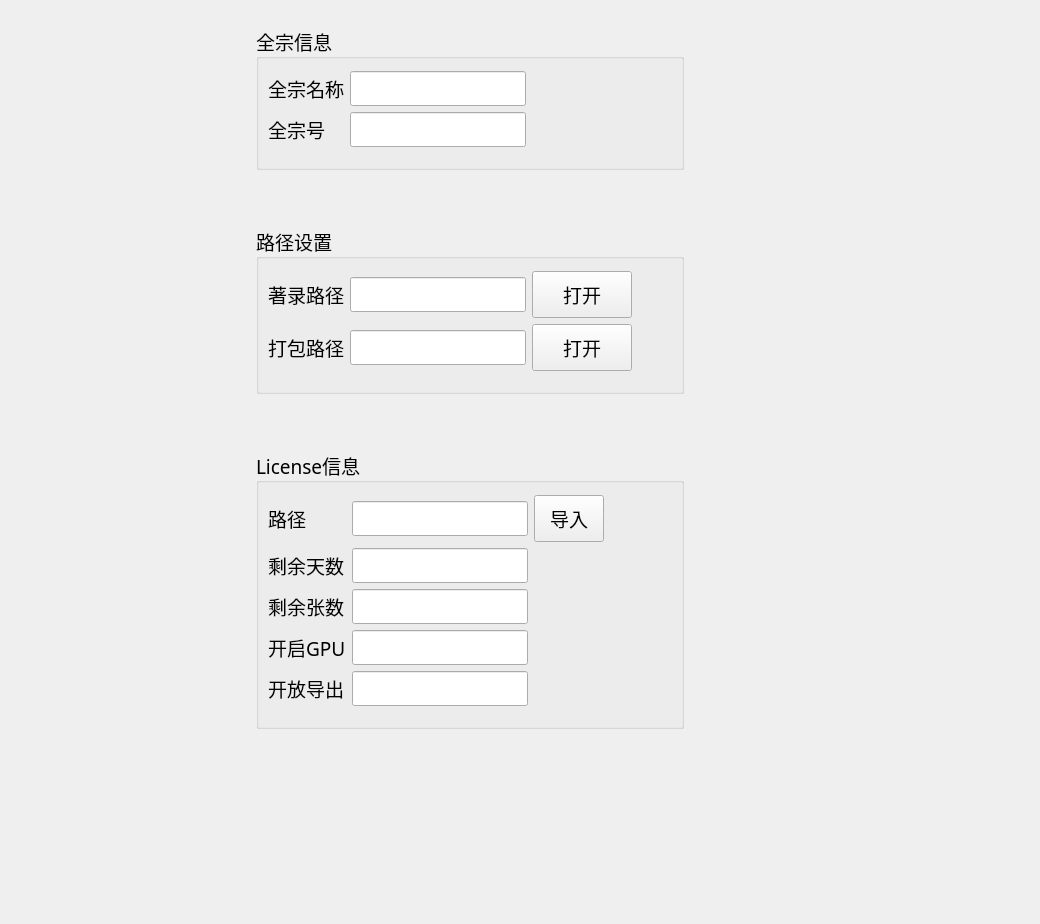
      <widget class="QWidget" name="setting_tab">
       <property name="font">
        <font>
         <family>新宋体</family>
         <pointsize>14</pointsize>
        </font>
       </property>
       <attribute name="icon">
        <iconset>
         <normaloff>icon/setting.png</normaloff>icon/setting.png</iconset>
       </attribute>
       <attribute name="title">
        <string>系统设置</string>
       </attribute>
       <layout class="QGridLayout" name="gridLayout_32">
        <item row="0" column="1">
         <spacer name="verticalSpacer_12">
          <property name="orientation">
           <enum>Qt::Vertical</enum>
          </property>
          <property name="sizeType">
           <enum>QSizePolicy::Fixed</enum>
          </property>
          <property name="sizeHint" stdset="0">
           <size>
            <width>20</width>
            <height>15</height>
           </size>
          </property>
         </spacer>
        </item>
        <item row="1" column="0">
         <spacer name="horizontalSpacer_33">
          <property name="orientation">
           <enum>Qt::Horizontal</enum>
          </property>
          <property name="sizeType">
           <enum>QSizePolicy::Preferred</enum>
          </property>
          <property name="sizeHint" stdset="0">
           <size>
            <width>245</width>
            <height>49</height>
           </size>
          </property>
         </spacer>
        </item>
        <item row="1" column="1">
         <widget class="QGroupBox" name="groupBox_2">
          <property name="sizePolicy">
           <sizepolicy hsizetype="Preferred" vsizetype="Preferred">
            <horstretch>0</horstretch>
            <verstretch>0</verstretch>
           </sizepolicy>
          </property>
          <property name="font">
           <font>
            <family>新宋体</family>
            <pointsize>14</pointsize>
           </font>
          </property>
          <property name="title">
           <string>全宗信息</string>
          </property>
          <layout class="QGridLayout" name="gridLayout_28">
           <property name="topMargin">
            <number>12</number>
           </property>
           <property name="bottomMargin">
            <number>20</number>
           </property>
           <item row="1" column="0">
            <widget class="QLabel" name="label_93">
             <property name="font">
              <font>
               <family>新宋体</family>
               <pointsize>14</pointsize>
              </font>
             </property>
             <property name="text">
              <string>全宗号</string>
             </property>
            </widget>
           </item>
           <item row="0" column="1">
            <widget class="QLineEdit" name="fonds_name_in_setting">
             <property name="font">
              <font>
               <family>新宋体</family>
               <pointsize>14</pointsize>
              </font>
             </property>
            </widget>
           </item>
           <item row="0" column="2">
            <spacer name="horizontalSpacer_21">
             <property name="orientation">
              <enum>Qt::Horizontal</enum>
             </property>
             <property name="sizeType">
              <enum>QSizePolicy::Expanding</enum>
             </property>
             <property name="sizeHint" stdset="0">
              <size>
               <width>40</width>
               <height>20</height>
              </size>
             </property>
            </spacer>
           </item>
           <item row="1" column="1">
            <widget class="QLineEdit" name="fonds_code_in_setting">
             <property name="font">
              <font>
               <family>新宋体</family>
               <pointsize>14</pointsize>
              </font>
             </property>
            </widget>
           </item>
           <item row="0" column="0">
            <widget class="QLabel" name="label_92">
             <property name="font">
              <font>
               <family>新宋体</family>
               <pointsize>14</pointsize>
              </font>
             </property>
             <property name="text">
              <string>全宗名称</string>
             </property>
            </widget>
           </item>
          </layout>
         </widget>
        </item>
        <item row="1" column="2">
         <spacer name="horizontalSpacer_30">
          <property name="orientation">
           <enum>Qt::Horizontal</enum>
          </property>
          <property name="sizeType">
           <enum>QSizePolicy::Preferred</enum>
          </property>
          <property name="sizeHint" stdset="0">
           <size>
            <width>342</width>
            <height>20</height>
           </size>
          </property>
         </spacer>
        </item>
        <item row="2" column="2">
         <spacer name="verticalSpacer_9">
          <property name="orientation">
           <enum>Qt::Vertical</enum>
          </property>
          <property name="sizeType">
           <enum>QSizePolicy::Fixed</enum>
          </property>
          <property name="sizeHint" stdset="0">
           <size>
            <width>20</width>
            <height>50</height>
           </size>
          </property>
         </spacer>
        </item>
        <item row="3" column="0">
         <spacer name="horizontalSpacer_34">
          <property name="orientation">
           <enum>Qt::Horizontal</enum>
          </property>
          <property name="sizeType">
           <enum>QSizePolicy::Preferred</enum>
          </property>
          <property name="sizeHint" stdset="0">
           <size>
            <width>245</width>
            <height>20</height>
           </size>
          </property>
         </spacer>
        </item>
        <item row="3" column="1">
         <widget class="QGroupBox" name="groupBox">
          <property name="sizePolicy">
           <sizepolicy hsizetype="Preferred" vsizetype="Preferred">
            <horstretch>0</horstretch>
            <verstretch>0</verstretch>
           </sizepolicy>
          </property>
          <property name="font">
           <font>
            <family>新宋体</family>
            <pointsize>14</pointsize>
           </font>
          </property>
          <property name="title">
           <string>路径设置</string>
          </property>
          <layout class="QGridLayout" name="gridLayout_26">
           <property name="topMargin">
            <number>12</number>
           </property>
           <property name="bottomMargin">
            <number>20</number>
           </property>
           <item row="0" column="3">
            <spacer name="horizontalSpacer_22">
             <property name="orientation">
              <enum>Qt::Horizontal</enum>
             </property>
             <property name="sizeType">
              <enum>QSizePolicy::Expanding</enum>
             </property>
             <property name="sizeHint" stdset="0">
              <size>
               <width>40</width>
               <height>20</height>
              </size>
             </property>
            </spacer>
           </item>
           <item row="0" column="1">
            <widget class="QLineEdit" name="description_path_in_setting">
             <property name="sizePolicy">
              <sizepolicy hsizetype="Expanding" vsizetype="Fixed">
               <horstretch>0</horstretch>
               <verstretch>0</verstretch>
              </sizepolicy>
             </property>
             <property name="font">
              <font>
               <family>新宋体</family>
               <pointsize>14</pointsize>
              </font>
             </property>
            </widget>
           </item>
           <item row="0" column="2">
            <widget class="QPushButton" name="select_description_dir_btn">
             <property name="sizePolicy">
              <sizepolicy hsizetype="Preferred" vsizetype="Fixed">
               <horstretch>0</horstretch>
               <verstretch>0</verstretch>
              </sizepolicy>
             </property>
             <property name="font">
              <font>
               <family>新宋体</family>
               <pointsize>14</pointsize>
              </font>
             </property>
             <property name="styleSheet">
              <string notr="true">padding-left: 30px; 
padding-right: 30px;
padding-top: 8px; 
padding-bottom: 8px;</string>
             </property>
             <property name="text">
              <string>打开</string>
             </property>
             <property name="icon">
              <iconset>
               <normaloff>icon/open.png</normaloff>icon/open.png</iconset>
             </property>
             <property name="iconSize">
              <size>
               <width>24</width>
               <height>24</height>
              </size>
             </property>
            </widget>
           </item>
           <item row="1" column="1">
            <widget class="QLineEdit" name="package_path_in_setting">
             <property name="sizePolicy">
              <sizepolicy hsizetype="Expanding" vsizetype="Fixed">
               <horstretch>0</horstretch>
               <verstretch>0</verstretch>
              </sizepolicy>
             </property>
             <property name="font">
              <font>
               <family>新宋体</family>
               <pointsize>14</pointsize>
              </font>
             </property>
            </widget>
           </item>
           <item row="0" column="0">
            <widget class="QLabel" name="label_75">
             <property name="font">
              <font>
               <family>新宋体</family>
               <pointsize>14</pointsize>
              </font>
             </property>
             <property name="text">
              <string>著录路径</string>
             </property>
            </widget>
           </item>
           <item row="1" column="2">
            <widget class="QPushButton" name="select_package_dir_btn">
             <property name="sizePolicy">
              <sizepolicy hsizetype="Preferred" vsizetype="Fixed">
               <horstretch>0</horstretch>
               <verstretch>0</verstretch>
              </sizepolicy>
             </property>
             <property name="font">
              <font>
               <family>新宋体</family>
               <pointsize>14</pointsize>
              </font>
             </property>
             <property name="styleSheet">
              <string notr="true">padding-left: 30px; 
padding-right: 30px;
padding-top: 8px; 
padding-bottom: 8px;</string>
             </property>
             <property name="text">
              <string>打开</string>
             </property>
             <property name="icon">
              <iconset>
               <normaloff>icon/open.png</normaloff>icon/open.png</iconset>
             </property>
             <property name="iconSize">
              <size>
               <width>24</width>
               <height>24</height>
              </size>
             </property>
            </widget>
           </item>
           <item row="1" column="0">
            <widget class="QLabel" name="label_76">
             <property name="font">
              <font>
               <family>新宋体</family>
               <pointsize>14</pointsize>
              </font>
             </property>
             <property name="text">
              <string>打包路径</string>
             </property>
            </widget>
           </item>
          </layout>
         </widget>
        </item>
        <item row="3" column="2">
         <spacer name="horizontalSpacer_31">
          <property name="orientation">
           <enum>Qt::Horizontal</enum>
          </property>
          <property name="sizeType">
           <enum>QSizePolicy::Preferred</enum>
          </property>
          <property name="sizeHint" stdset="0">
           <size>
            <width>345</width>
            <height>140</height>
           </size>
          </property>
         </spacer>
        </item>
        <item row="4" column="2">
         <spacer name="verticalSpacer_10">
          <property name="orientation">
           <enum>Qt::Vertical</enum>
          </property>
          <property name="sizeType">
           <enum>QSizePolicy::Fixed</enum>
          </property>
          <property name="sizeHint" stdset="0">
           <size>
            <width>20</width>
            <height>50</height>
           </size>
          </property>
         </spacer>
        </item>
        <item row="5" column="0">
         <spacer name="horizontalSpacer_35">
          <property name="orientation">
           <enum>Qt::Horizontal</enum>
          </property>
          <property name="sizeType">
           <enum>QSizePolicy::Preferred</enum>
          </property>
          <property name="sizeHint" stdset="0">
           <size>
            <width>245</width>
            <height>20</height>
           </size>
          </property>
         </spacer>
        </item>
        <item row="5" column="1">
         <widget class="QGroupBox" name="groupBox_3">
          <property name="sizePolicy">
           <sizepolicy hsizetype="Preferred" vsizetype="Preferred">
            <horstretch>0</horstretch>
            <verstretch>0</verstretch>
           </sizepolicy>
          </property>
          <property name="font">
           <font>
            <family>新宋体</family>
            <pointsize>14</pointsize>
           </font>
          </property>
          <property name="title">
           <string>License信息</string>
          </property>
          <layout class="QGridLayout" name="gridLayout_29">
           <property name="topMargin">
            <number>12</number>
           </property>
           <property name="bottomMargin">
            <number>20</number>
           </property>
           <item row="1" column="0">
            <widget class="QLabel" name="label_96">
             <property name="font">
              <font>
               <family>新宋体</family>
               <pointsize>14</pointsize>
              </font>
             </property>
             <property name="text">
              <string>剩余天数</string>
             </property>
            </widget>
           </item>
           <item row="0" column="1">
            <widget class="QLineEdit" name="license_path_in_setting">
             <property name="font">
              <font>
               <family>新宋体</family>
               <pointsize>14</pointsize>
              </font>
             </property>
            </widget>
           </item>
           <item row="2" column="1">
            <widget class="QLineEdit" name="license_remaining_photo_num">
             <property name="enabled">
              <bool>true</bool>
             </property>
             <property name="font">
              <font>
               <family>新宋体</family>
               <pointsize>14</pointsize>
              </font>
             </property>
             <property name="toolTip">
              <string>&lt;html&gt;&lt;head/&gt;&lt;body&gt;&lt;p&gt;&lt;span style=&quot; font-size:10pt;&quot;&gt;还可以识别的照片张数&lt;/span&gt;&lt;/p&gt;&lt;/body&gt;&lt;/html&gt;</string>
             </property>
             <property name="readOnly">
              <bool>true</bool>
             </property>
            </widget>
           </item>
           <item row="4" column="1">
            <widget class="QLineEdit" name="license_enable_export">
             <property name="enabled">
              <bool>true</bool>
             </property>
             <property name="font">
              <font>
               <family>新宋体</family>
               <pointsize>14</pointsize>
              </font>
             </property>
             <property name="text">
              <string/>
             </property>
             <property name="readOnly">
              <bool>true</bool>
             </property>
            </widget>
           </item>
           <item row="2" column="0">
            <widget class="QLabel" name="label_95">
             <property name="font">
              <font>
               <family>新宋体</family>
               <pointsize>14</pointsize>
              </font>
             </property>
             <property name="toolTip">
              <string>&lt;html&gt;&lt;head/&gt;&lt;body&gt;&lt;p&gt;&lt;span style=&quot; font-size:10pt;&quot;&gt;还可以识别的照片张数&lt;/span&gt;&lt;/p&gt;&lt;/body&gt;&lt;/html&gt;</string>
             </property>
             <property name="text">
              <string>剩余张数</string>
             </property>
            </widget>
           </item>
           <item row="3" column="0">
            <widget class="QLabel" name="label_97">
             <property name="font">
              <font>
               <family>新宋体</family>
               <pointsize>14</pointsize>
              </font>
             </property>
             <property name="text">
              <string>开启GPU</string>
             </property>
            </widget>
           </item>
           <item row="3" column="1">
            <widget class="QLineEdit" name="license_enable_gpu">
             <property name="enabled">
              <bool>true</bool>
             </property>
             <property name="font">
              <font>
               <family>新宋体</family>
               <pointsize>14</pointsize>
              </font>
             </property>
             <property name="text">
              <string/>
             </property>
             <property name="readOnly">
              <bool>true</bool>
             </property>
            </widget>
           </item>
           <item row="0" column="2">
            <widget class="QPushButton" name="import_license_btn">
             <property name="sizePolicy">
              <sizepolicy hsizetype="Preferred" vsizetype="Fixed">
               <horstretch>0</horstretch>
               <verstretch>0</verstretch>
              </sizepolicy>
             </property>
             <property name="font">
              <font>
               <family>新宋体</family>
               <pointsize>14</pointsize>
              </font>
             </property>
             <property name="styleSheet">
              <string notr="true">padding: 8px 15px; 
</string>
             </property>
             <property name="text">
              <string>导入</string>
             </property>
             <property name="icon">
              <iconset>
               <normaloff>icon/import.png</normaloff>icon/import.png</iconset>
             </property>
             <property name="iconSize">
              <size>
               <width>24</width>
               <height>24</height>
              </size>
             </property>
            </widget>
           </item>
           <item row="0" column="0">
            <widget class="QLabel" name="label_94">
             <property name="font">
              <font>
               <family>新宋体</family>
               <pointsize>14</pointsize>
              </font>
             </property>
             <property name="text">
              <string>路径</string>
             </property>
            </widget>
           </item>
           <item row="1" column="1">
            <widget class="QLineEdit" name="license_remaining_days">
             <property name="enabled">
              <bool>true</bool>
             </property>
             <property name="font">
              <font>
               <family>新宋体</family>
               <pointsize>14</pointsize>
              </font>
             </property>
             <property name="readOnly">
              <bool>true</bool>
             </property>
            </widget>
           </item>
           <item row="4" column="0">
            <widget class="QLabel" name="label_98">
             <property name="font">
              <font>
               <family>新宋体</family>
               <pointsize>14</pointsize>
              </font>
             </property>
             <property name="text">
              <string>开放导出</string>
             </property>
            </widget>
           </item>
           <item row="0" column="3">
            <spacer name="horizontalSpacer_23">
             <property name="orientation">
              <enum>Qt::Horizontal</enum>
             </property>
             <property name="sizeType">
              <enum>QSizePolicy::Expanding</enum>
             </property>
             <property name="sizeHint" stdset="0">
              <size>
               <width>40</width>
               <height>20</height>
              </size>
             </property>
            </spacer>
           </item>
          </layout>
         </widget>
        </item>
        <item row="5" column="2">
         <spacer name="horizontalSpacer_32">
          <property name="orientation">
           <enum>Qt::Horizontal</enum>
          </property>
          <property name="sizeType">
           <enum>QSizePolicy::Preferred</enum>
          </property>
          <property name="sizeHint" stdset="0">
           <size>
            <width>345</width>
            <height>220</height>
           </size>
          </property>
         </spacer>
        </item>
        <item row="6" column="2">
         <spacer name="verticalSpacer_11">
          <property name="orientation">
           <enum>Qt::Vertical</enum>
          </property>
          <property name="sizeHint" stdset="0">
           <size>
            <width>20</width>
            <height>184</height>
           </size>
          </property>
         </spacer>
        </item>
       </layout>
      </widget>
